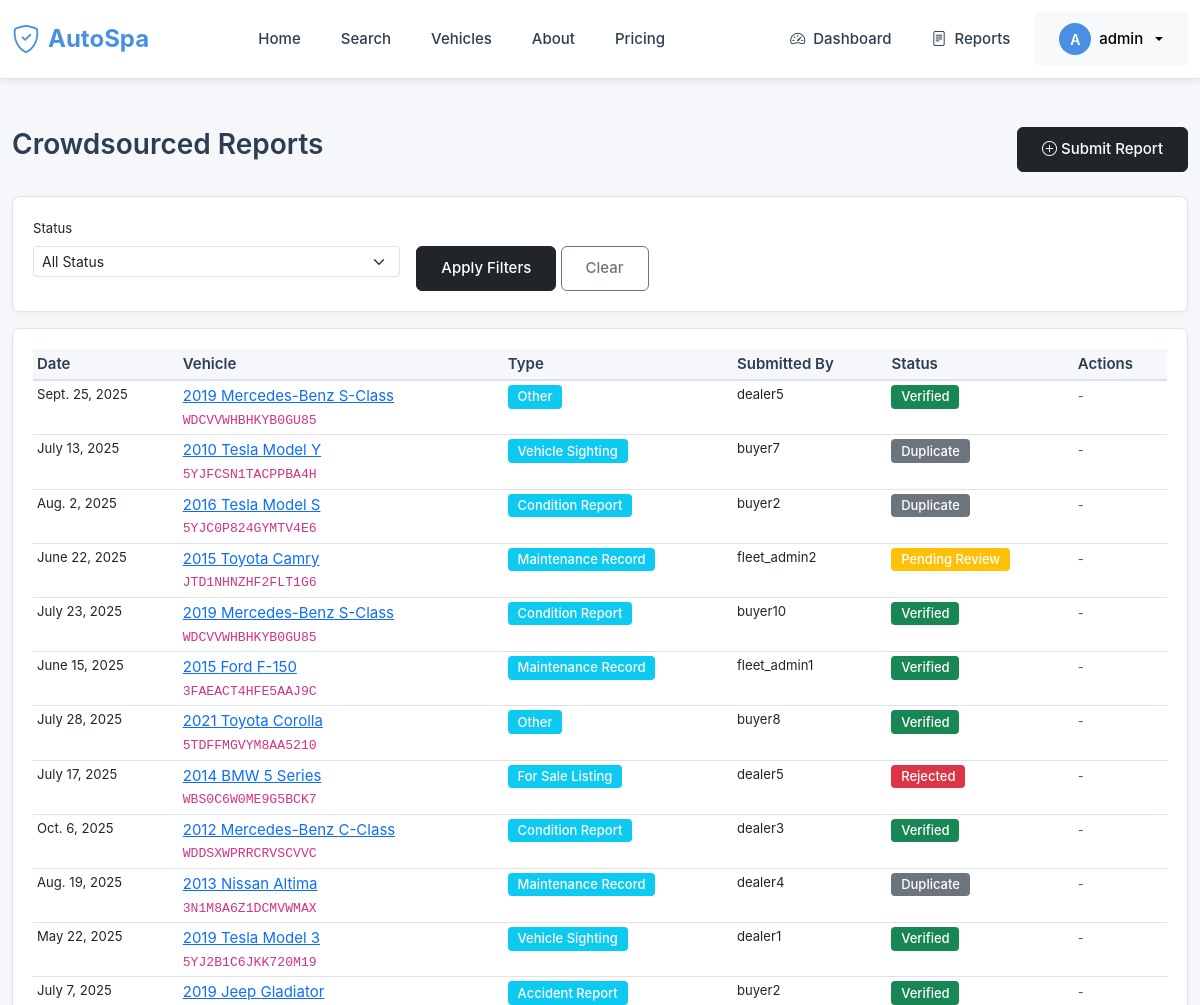
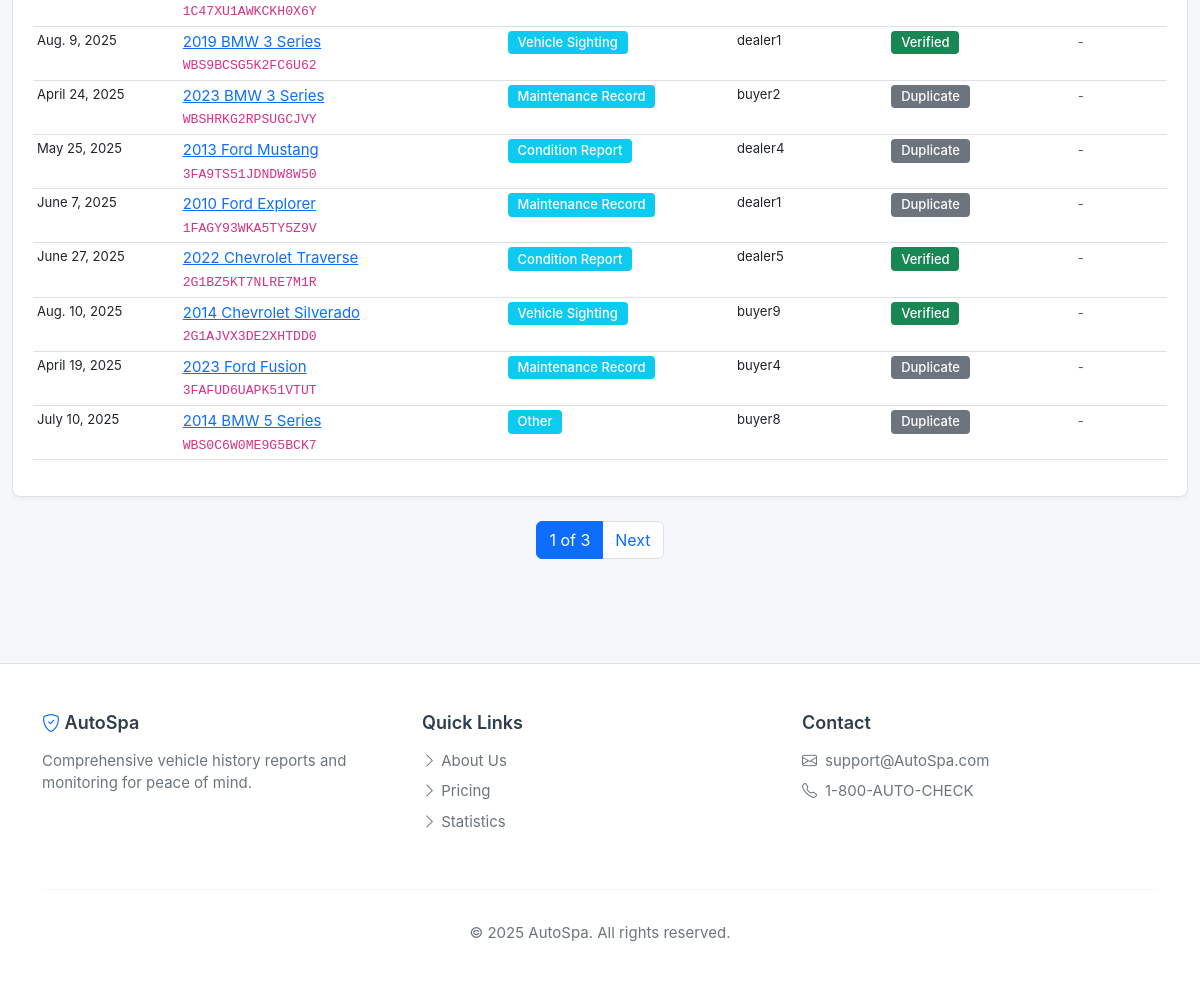
The app's page /crowdsourced-reports/ (signed in) with its own data (2 pictures, top to bottom).
### main_application/models.py (models this page shows, shortened)
class User(AbstractUser):
    ROLE_CHOICES = [
        ('guest', 'Guest'),
        ('verified_buyer', 'Verified Buyer'),
        ('dealer', 'Dealer'),
        ('fleet_admin', 'Fleet Administrator'),
        ('auditor', 'Auditor'),
        ('system_admin', 'System Administrator'),
    ]
    role = models.CharField(max_length=20, choices=ROLE_CHOICES, default='guest')
    phone_number = models.CharField(max_length=20, blank=True, null=True)
    company_name = models.CharField(max_length=255, blank=True, null=True)
    verified_at = models.DateTimeField(null=True, blank=True)
    consent_to_data_usage = models.BooleanField(default=False)
    consent_date = models.DateTimeField(null=True, blank=True)
    class Meta:
        db_table = 'users'
        indexes = [
            models.Index(fields=['role']),
            models.Index(fields=['email']),
        ]

class CrowdsourcedReport(models.Model):
    REPORT_TYPES = [
        ('sighting', 'Vehicle Sighting'),
        ('condition', 'Condition Report'),
        ('maintenance', 'Maintenance Record'),
        ('accident', 'Accident Report'),
        ('theft', 'Theft Report'),
        ('for_sale', 'For Sale Listing'),
        ('other', 'Other'),
    ]
    STATUS_CHOICES = [
        ('pending', 'Pending Review'),
        ('verified', 'Verified'),
        ('rejected', 'Rejected'),
        ('duplicate', 'Duplicate'),
    ]
    id = models.UUIDField(primary_key=True, default=uuid.uuid4, editable=False)
    vehicle = models.ForeignKey(Vehicle, on_delete=models.CASCADE, related_name='crowdsourced_reports')
    submitted_by = models.ForeignKey(User, on_delete=models.SET_NULL, null=True, related_name='submitted_reports')
    report_type = models.CharField(max_length=20, choices=REPORT_TYPES)
    status = models.CharField(max_length=20, choices=STATUS_CHOICES, default='pending')
    report_date = models.DateField()
    description = models.TextField()
    location_city = models.CharField(max_length=100, blank=True, null=True)
    location_state = models.CharField(max_length=2, blank=True, null=True)
    verified_by = models.ForeignKey(User, on_delete=models.SET_NULL, null=True, blank=True, related_name='verified_reports')
    verified_at = models.DateTimeField(null=True, blank=True)
    created_at = models.DateTimeField(auto_now_add=True)
    updated_at = models.DateTimeField(auto_now=True)
    class Meta:
        db_table = 'crowdsourced_reports'
        ordering = ['-created_at']
        indexes = [
            models.Index(fields=['vehicle', 'status']),
            models.Index(fields=['report_type']),
            models.Index(fields=['status']),
        ]

class Vehicle(models.Model):
    TITLE_STATUS_CHOICES = [
        ('clean', 'Clean'),
        ('salvage', 'Salvage'),
        ('rebuilt', 'Rebuilt'),
        ('junk', 'Junk'),
        ('flood', 'Flood Damage'),
        ('hail', 'Hail Damage'),
        ('lemon', 'Lemon Law Buyback'),
    ]
    id = models.UUIDField(primary_key=True, default=uuid.uuid4, editable=False)
    vin = models.CharField(
        max_length=17,
        unique=True,
        db_index=True,
        validators=[RegexValidator(r'^[A-HJ-NPR-Z0-9]{17}$', 'Invalid VIN format')]
    )
    make = models.CharField(max_length=100, db_index=True)
    model = models.CharField(max_length=100, db_index=True)
    year = models.IntegerField(validators=[MinValueValidator(1900), MaxValueValidator(2100)])
    trim = models.CharField(max_length=100, blank=True, null=True)
    body_style = models.CharField(max_length=50, blank=True, null=True)
    color = models.CharField(max_length=50, blank=True, null=True)
    engine = models.CharField(max_length=100, blank=True, null=True)
    transmission = models.CharField(max_length=100, blank=True, null=True)
    drivetrain = models.CharField(max_length=50, blank=True, null=True)
    fuel_type = models.CharField(max_length=50, blank=True, null=True)
    displacement = models.DecimalField(max_digits=4, decimal_places=1, null=True, blank=True)
    cylinders = models.IntegerField(null=True, blank=True)
    manufacture_country = models.CharField(max_length=100, blank=True, null=True)
    manufacture_plant = models.CharField(max_length=100, blank=True, null=True)
    manufacture_date = models.DateField(null=True, blank=True)
    current_mileage = models.IntegerField(validators=[MinValueValidator(0)])
    current_title_status = models.CharField(max_length=20, choices=TITLE_STATUS_CHOICES, default='clean')
    is_stolen = models.BooleanField(default=False, db_index=True)
    current_owner_count = models.IntegerField(default=1, validators=[MinValueValidator(1)])
    consenting_for_tracking = models.BooleanField(default=False, db_index=True)
    tracking_consent_date = models.DateTimeField(null=True, blank=True)
    created_at = models.DateTimeField(auto_now_add=True)
    updated_at = models.DateTimeField(auto_now=True)
    last_reported_at = models.DateTimeField(null=True, blank=True)
    class Meta:
        db_table = 'vehicles'
        indexes = [
            models.Index(fields=['make', 'model', 'year']),
            models.Index(fields=['current_title_status']),
            models.Index(fields=['is_stolen']),
            models.Index(fields=['consenting_for_tracking']),
        ]

### main_application/views.py (the view)
# urls.py: path('crowdsourced-reports/', views.crowdsourced_reports, name='crowdsourced_reports'),
@login_required
def crowdsourced_reports(request):
    reports = CrowdsourcedReport.objects.all().select_related(
        'vehicle', 'submitted_by'
    ).order_by('-created_at')
    status = request.GET.get('status')
    if status:
        reports = reports.filter(status=status)
    paginator = Paginator(reports, 20)
    page = request.GET.get('page', 1)
    reports_page = paginator.get_page(page)
    return render(request, 'main_application/crowdsourced_reports.html', {
        'reports': reports_page
    })

### templates/main_application/crowdsourced_reports.html (shortened to what this page needs)
{% extends 'base.html' %}
{% block content %}
<div class="container-fluid">
    <div class="d-flex justify-content-between align-items-center my-4">
        <h2>Crowdsourced Reports</h2>
        <div>
            <a href="{% url 'search' %}" class="btn btn-dark">
                <i class="bi bi-plus-circle"></i> Submit Report
            </a>
        </div>
    </div>
    <div class="card mb-3">
        <div class="card-body">
            <form method="get" class="row g-3">
                <div class="col-md-4">
                    <label class="form-label small">Status</label>
                    <select class="form-select form-select-sm" name="status">
                        <option value="">All Status</option>
                    </select>
                </div>
                <div class="col-md-4">
                    <label class="form-label small">&nbsp;</label>
                    <div>
                        <button type="submit" class="btn btn-dark btn-sm">Apply Filters</button>
                        <a href="{% url 'crowdsourced_reports' %}" class="btn btn-outline-secondary btn-sm">Clear</a>
                    </div>
                </div>
            </form>
        </div>
    </div>
    {% if reports %}
    <div class="card">
        <div class="card-body">
            <div class="table-responsive">
                <table class="table table-sm table-hover">
                    <thead>
                        <tr>
                            <th>Date</th>
                            <th>Vehicle</th>
                            <th>Type</th>
                            <th>Submitted By</th>
                            <th>Status</th>
                            <th>Actions</th>
                        </tr>
                    </thead>
                    <tbody>
                        {% for report in reports %}
                        <tr>
                            <td class="small">{{ report.report_date }}</td>
                            <td>
                                <a href="{% url 'vehicle_detail' report.vehicle.vin %}">
                                    {{ report.vehicle.year }} {{ report.vehicle.make }} {{ report.vehicle.model }}
                                </a>
                                <br><code class="small">{{ report.vehicle.vin }}</code>
                            </td>
                            <td><span class="badge bg-info">{{ report.get_report_type_display }}</span></td>
                            <td class="small">{{ report.submitted_by.username }}</td>
                            <td>
                                <span class="badge bg-{% if report.status == 'verified' %}success{% elif report.status == 'pending' %}warning{% elif report.status == 'rejected' %}danger{% else %}secondary{% endif %}">
                                    {{ report.get_status_display }}
                                </span>
                            </td>
                            <td>
                                {% if user.role == 'system_admin' or user.role == 'auditor' %}
                                {% if report.status == 'pending' %}
                                <a href="{% url 'verify_report' report.id %}" class="btn btn-sm btn-outline-primary">Review</a>
                                {% else %}
                                <button class="btn btn-sm btn-outline-secondary" disabled>Reviewed</button>
                                {% endif %}
                                {% else %}
                                <span class="text-muted small">-</span>
                                {% endif %}
                            </td>
                        </tr>
                        {% endfor %}
                    </tbody>
                </table>
            </div>
        </div>
    </div>
    {% if reports.has_other_pages %}
    <nav class="mt-3">
        <ul class="pagination justify-content-center">
            <li class="page-item active"><span class="page-link">{{ reports.number }} of {{ reports.paginator.num_pages }}</span></li>
            {% if reports.has_next %}
            <li class="page-item"><a class="page-link" href="?page={{ reports.next_page_number }}">Next</a></li>
            {% endif %}
        </ul>
    </nav>
    {% endif %}
    {% else %}
    <div class="alert alert-info">
        <i class="bi bi-info-circle"></i> No crowdsourced reports found.
    </div>
    {% endif %}
</div>
{% endblock %}

### templates/base.html (shortened to what this page needs)
{% load static %}
<!DOCTYPE html>
<html lang="en">
<head>
    <link href="https://cdn.jsdelivr.net/npm/bootstrap@5.3.0/dist/css/bootstrap.min.css" rel="stylesheet">
    <link rel="stylesheet" href="https://cdn.jsdelivr.net/npm/bootstrap-icons@1.10.0/font/bootstrap-icons.css">
</head>
<body>
    <nav class="top-navbar">
        <div class="container-fluid">
            <div class="d-flex justify-content-between align-items-center">
                <div class="d-flex align-items-center gap-3">
                    <a class="navbar-brand" href="{% url 'home' %}">
                        <i class="bi bi-shield-check"></i>
                        <span>AutoSpa</span>
                    </a>
                </div>
                <div class="desktop-nav d-none d-lg-flex align-items-center gap-2">
                    <a class="nav-link" href="{% url 'home' %}">Home</a>
                    <a class="nav-link" href="{% url 'search' %}">Search</a>
                    <a class="nav-link" href="{% url 'vehicle_list' %}">Vehicles</a>
                    <a class="nav-link" href="{% url 'about' %}">About</a>
                    <a class="nav-link" href="{% url 'pricing' %}">Pricing</a>
                </div>
                <div class="d-flex align-items-center gap-2">
                    {% if user.is_authenticated %}
                        <a class="nav-link d-none d-lg-flex align-items-center" href="{% url 'dashboard' %}">
                            <i class="bi bi-speedometer2"></i> Dashboard
                        </a>
                        <a class="nav-link d-none d-lg-flex align-items-center" href="{% url 'report_list' %}">
                            <i class="bi bi-file-text"></i> Reports
                        </a>
                        <div class="dropdown">
                            <button class="btn btn-light dropdown-toggle d-flex align-items-center gap-2" type="button" id="userDropdown" data-bs-toggle="dropdown">
                                <div class="user-avatar">{{ user.username|slice:":1"|upper }}</div>
                                <span class="d-none d-sm-inline">{{ user.username }}</span>
                            </button>
                        </div>
                    {% else %}
                        <a class="btn btn-outline-primary" href="{% url 'login' %}">Login</a>
                        <a class="btn btn-primary" href="{% url 'register' %}">Register</a>
                    {% endif %}
                </div>
            </div>
        </div>
    </nav>
    <main class="py-4">
        {% block content %}{% endblock %}
    </main>
    <footer>
        <div class="container">
            <div class="row">
                <div class="col-md-4 mb-4">
                    <h5><i class="bi bi-shield-check text-primary"></i> AutoSpa</h5>
                    <p class="mb-0">Comprehensive vehicle history reports and monitoring for peace of mind.</p>
                </div>
                <div class="col-md-4 mb-4">
                    <h5>Quick Links</h5>
                    <ul class="list-unstyled">
                        <li class="mb-2"><a href="{% url 'about' %}"><i class="bi bi-chevron-right"></i> About Us</a></li>
                        <li class="mb-2"><a href="{% url 'pricing' %}"><i class="bi bi-chevron-right"></i> Pricing</a></li>
                        <li class="mb-2"><a href="{% url 'statistics' %}"><i class="bi bi-chevron-right"></i> Statistics</a></li>
                    </ul>
                </div>
                <div class="col-md-4 mb-4">
                    <h5>Contact</h5>
                    <p class="mb-2"><i class="bi bi-envelope me-2"></i>support@AutoSpa.com</p>
                    <p class="mb-0"><i class="bi bi-telephone me-2"></i>1-800-AUTO-CHECK</p>
                </div>
            </div>
            <hr style="border-color: var(--border-color);">
            <div class="text-center py-3">
                <p class="mb-0">&copy; 2025 AutoSpa. All rights reserved.</p>
            </div>
        </div>
    </footer>
</body>
</html>

### records on screen
User: username "A", username "admin"
CrowdsourcedReport: report_date "Sept. 25, 2025", vehicle.year "2019", vehicle.make "Mercedes-Benz", vehicle.model "S-Class", vehicle.vin "WDCVVWHBHKYB0GU85", report_type "Other", submitted_by.username "dealer5", status "Verified"
CrowdsourcedReport: report_date "July 13, 2025", vehicle.year "2010", vehicle.make "Tesla", vehicle.model "Model Y", vehicle.vin "5YJFCSN1TACPPBA4H", report_type "Vehicle Sighting", submitted_by.username "buyer7", status "Duplicate"
CrowdsourcedReport: report_date "Aug. 2, 2025", vehicle.year "2016", vehicle.make "Tesla", vehicle.model "Model S", vehicle.vin "5YJC0P824GYMTV4E6", report_type "Condition Report", submitted_by.username "buyer2", status "Duplicate"
CrowdsourcedReport: report_date "June 22, 2025", vehicle.year "2015", vehicle.make "Toyota", vehicle.model "Camry", vehicle.vin "JTD1NHNZHF2FLT1G6", report_type "Maintenance Record", submitted_by.username "fleet_admin2", status "Pending Review"
CrowdsourcedReport: report_date "July 23, 2025", vehicle.year "2019", vehicle.make "Mercedes-Benz", vehicle.model "S-Class", vehicle.vin "WDCVVWHBHKYB0GU85", report_type "Condition Report", submitted_by.username "buyer10", status "Verified"
CrowdsourcedReport: report_date "June 15, 2025", vehicle.year "2015", vehicle.make "Ford", vehicle.model "F-150", vehicle.vin "3FAEACT4HFE5AAJ9C", report_type "Maintenance Record", submitted_by.username "fleet_admin1", status "Verified"
CrowdsourcedReport: report_date "July 28, 2025", vehicle.year "2021", vehicle.make "Toyota", vehicle.model "Corolla", vehicle.vin "5TDFFMGVYM8AA5210", report_type "Other", submitted_by.username "buyer8", status "Verified"
CrowdsourcedReport: report_date "July 17, 2025", vehicle.year "2014", vehicle.make "BMW", vehicle.model "5 Series", vehicle.vin "WBS0C6W0ME9G5BCK7", report_type "For Sale Listing", submitted_by.username "dealer5", status "Rejected"
CrowdsourcedReport: report_date "Oct. 6, 2025", vehicle.year "2012", vehicle.make "Mercedes-Benz", vehicle.model "C-Class", vehicle.vin "WDDSXWPRRCRVSCVVC", report_type "Condition Report", submitted_by.username "dealer3", status "Verified"
CrowdsourcedReport: report_date "Aug. 19, 2025", vehicle.year "2013", vehicle.make "Nissan", vehicle.model "Altima", vehicle.vin "3N1M8A6Z1DCMVWMAX", report_type "Maintenance Record", submitted_by.username "dealer4", status "Duplicate"
CrowdsourcedReport: report_date "May 22, 2025", vehicle.year "2019", vehicle.make "Tesla", vehicle.model "Model 3", vehicle.vin "5YJ2B1C6JKK720M19", report_type "Vehicle Sighting", submitted_by.username "dealer1", status "Verified"
CrowdsourcedReport: report_date "July 7, 2025", vehicle.year "2019", vehicle.make "Jeep", vehicle.model "Gladiator", vehicle.vin "1C47XU1AWKCKH0X6Y", report_type "Accident Report", submitted_by.username "buyer2", status "Verified"
CrowdsourcedReport: report_date "Aug. 9, 2025", vehicle.year "2019", vehicle.make "BMW", vehicle.model "3 Series", vehicle.vin "WBS9BCSG5K2FC6U62", report_type "Vehicle Sighting", submitted_by.username "dealer1", status "Verified"
CrowdsourcedReport: report_date "April 24, 2025", vehicle.year "2023", vehicle.make "BMW", vehicle.model "3 Series", vehicle.vin "WBSHRKG2RPSUGCJVY", report_type "Maintenance Record", submitted_by.username "buyer2", status "Duplicate"
CrowdsourcedReport: report_date "May 25, 2025", vehicle.year "2013", vehicle.make "Ford", vehicle.model "Mustang", vehicle.vin "3FA9TS51JDNDW8W50", report_type "Condition Report", submitted_by.username "dealer4", status "Duplicate"
CrowdsourcedReport: report_date "June 7, 2025", vehicle.year "2010", vehicle.make "Ford", vehicle.model "Explorer", vehicle.vin "1FAGY93WKA5TY5Z9V", report_type "Maintenance Record", submitted_by.username "dealer1", status "Duplicate"
CrowdsourcedReport: report_date "June 27, 2025", vehicle.year "2022", vehicle.make "Chevrolet", vehicle.model "Traverse", vehicle.vin "2G1BZ5KT7NLRE7M1R", report_type "Condition Report", submitted_by.username "dealer5", status "Verified"
CrowdsourcedReport: report_date "Aug. 10, 2025", vehicle.year "2014", vehicle.make "Chevrolet", vehicle.model "Silverado", vehicle.vin "2G1AJVX3DE2XHTDD0", report_type "Vehicle Sighting", submitted_by.username "buyer9", status "Verified"
CrowdsourcedReport: report_date "April 19, 2025", vehicle.year "2023", vehicle.make "Ford", vehicle.model "Fusion", vehicle.vin "3FAFUD6UAPK51VTUT", report_type "Maintenance Record", submitted_by.username "buyer4", status "Duplicate"
CrowdsourcedReport: report_date "July 10, 2025", vehicle.year "2014", vehicle.make "BMW", vehicle.model "5 Series", vehicle.vin "WBS0C6W0ME9G5BCK7", report_type "Other", submitted_by.username "buyer8", status "Duplicate"

### other values on screen
{{ reports.number }} "1"
{{ reports.paginator.num_pages }} "3"
